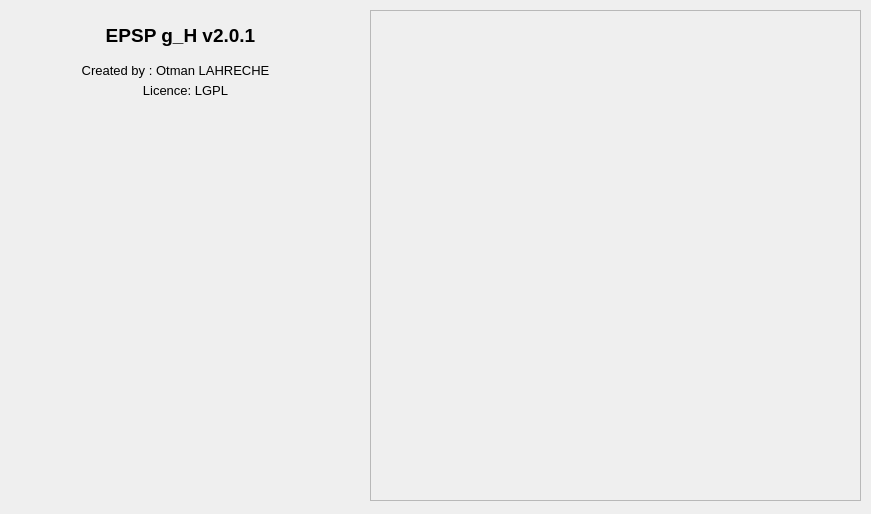
<?xml version="1.0" encoding="UTF-8"?>
<ui version="4.0">
 <class>Dialog</class>
 <widget class="QDialog" name="Dialog">
  <property name="geometry">
   <rect>
    <x>0</x>
    <y>0</y>
    <width>871</width>
    <height>514</height>
   </rect>
  </property>
  <property name="windowTitle">
   <string>About the app</string>
  </property>
  <widget class="QFrame" name="frame">
   <property name="geometry">
    <rect>
     <x>370</x>
     <y>10</y>
     <width>491</width>
     <height>491</height>
    </rect>
   </property>
   <property name="frameShape">
    <enum>QFrame::StyledPanel</enum>
   </property>
   <property name="frameShadow">
    <enum>QFrame::Raised</enum>
   </property>
  </widget>
  <widget class="QLabel" name="label_3">
   <property name="geometry">
    <rect>
     <x>10</x>
     <y>80</y>
     <width>351</width>
     <height>21</height>
    </rect>
   </property>
   <property name="font">
    <font>
     <pointsize>10</pointsize>
     <weight>50</weight>
     <italic>false</italic>
     <bold>false</bold>
     <underline>false</underline>
     <strikeout>false</strikeout>
     <kerning>true</kerning>
    </font>
   </property>
   <property name="text">
    <string>Licence: LGPL</string>
   </property>
   <property name="alignment">
    <set>Qt::AlignCenter</set>
   </property>
  </widget>
  <widget class="QLabel" name="label_2">
   <property name="geometry">
    <rect>
     <x>10</x>
     <y>60</y>
     <width>331</width>
     <height>21</height>
    </rect>
   </property>
   <property name="font">
    <font>
     <pointsize>10</pointsize>
     <weight>50</weight>
     <italic>false</italic>
     <bold>false</bold>
     <underline>false</underline>
     <strikeout>false</strikeout>
     <kerning>true</kerning>
    </font>
   </property>
   <property name="text">
    <string>Created by : Otman LAHRECHE</string>
   </property>
   <property name="alignment">
    <set>Qt::AlignCenter</set>
   </property>
  </widget>
  <widget class="QLabel" name="label">
   <property name="geometry">
    <rect>
     <x>10</x>
     <y>10</y>
     <width>341</width>
     <height>51</height>
    </rect>
   </property>
   <property name="font">
    <font>
     <pointsize>14</pointsize>
     <weight>75</weight>
     <italic>false</italic>
     <bold>true</bold>
     <underline>false</underline>
     <strikeout>false</strikeout>
     <kerning>true</kerning>
    </font>
   </property>
   <property name="text">
    <string>EPSP g_H v2.0.1</string>
   </property>
   <property name="alignment">
    <set>Qt::AlignCenter</set>
   </property>
  </widget>
 </widget>
 <resources/>
 <connections/>
</ui>
